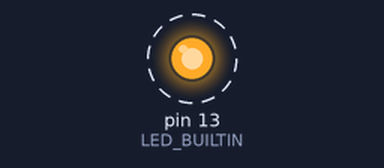
Recording of a sketch running on a simulated Arduino Uno, built with avr-gcc and run on an emulated ATmega328P. Parts: output pins drawn as LEDs (lit = HIGH). Dashed ring = blinking. What the sketch prints to the serial monitor is not drawn.

Above: at 0.2 s.
Timing chart, 0 to 3.0 s (numbered marks = the images above):
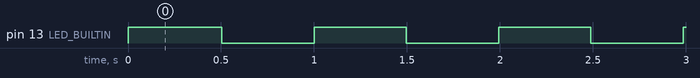

The sketch:

SerialTransmit.ino
```cpp
#include <Arduino_FreeRTOS.h>

// tasks
void blink(void *pvParameters);
void writeToPort(void *pvParameters);

void setup() {
  Serial.begin(9600);
  while(!Serial);

  xTaskCreate(
    blink,
    "SystemIsRunning",
    128,  // stack size
    NULL, // parameters
    0,    // priority
    NULL  // handle
  );

  xTaskCreate(
    writeToPort,
    "PrintToSerial",
    256,  // stack size
    NULL, // parameters
    1,    // priority
    NULL  // handle
  );
}

void loop() {

}

void blink(void *pvParameters __attribute__((unused))) {
  pinMode(LED_BUILTIN, OUTPUT);

  while(true) {
    digitalWrite(LED_BUILTIN, HIGH);
    vTaskDelay(500 / portTICK_PERIOD_MS);
    digitalWrite(LED_BUILTIN, LOW);
    vTaskDelay(500 / portTICK_PERIOD_MS);
  }
}

void writeToPort(void *pvParameters) {
  int a = 5;
  int b = 1;
  char msg[7] = "";
  while(true) {
    a += 1;
    b += 2;
    sprintf(msg, "%03d,%03d", a % 1000, b % 1000);
    Serial.write(msg);
    Serial.write(13);
    Serial.write(10);
    vTaskDelay(10 / portTICK_PERIOD_MS);
  }
}
```

Measured:
- by itself, pin 13 (LED_BUILTIN): alternates HIGH for 0.50 s and LOW for 0.50 s
